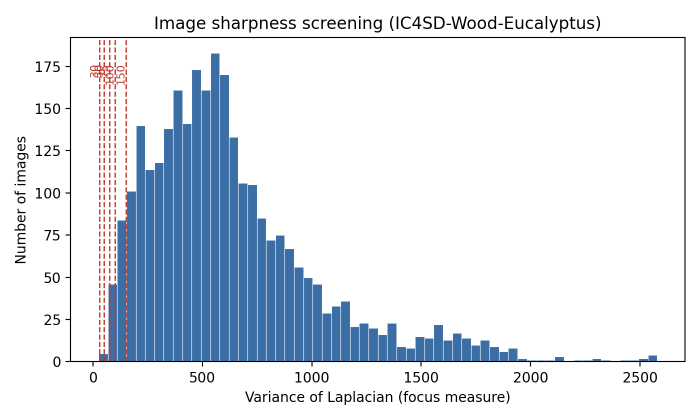
#> input picture laplacian_screening/laplacian_histogram.png, 1400 x 840 px (shown at 1/2 size); its folder holds only this picture in this run
$ python laplacian_screening.py --images-root ../laplacian_screening   (older library calls are emulated)
#> lines starting #> are read from the running program, lines starting #| are printed output that depends on the picture
#!/usr/bin/env python3
"""
laplacian_screening.py
======================
Quantitative image-sharpness (focus) screening for the IC4SD-Wood-Eucalyptus
dataset, produced as objective evidence for the Data in Brief revision
(Reviewer #3: "out-of-focus / poorly surfaced" concern).

For every image it computes the **variance of the Laplacian** (a standard
no-reference focus measure: higher = sharper, lower = blurrier), then reports:
  * overall distribution (mean / std / min / percentiles / max),
  * per-class distribution,
  * how many images fall below a sweep of candidate thresholds,
  * the N lowest-scoring images (so you can eyeball them),
and writes a per-image CSV + a text summary + a histogram PNG.

--------------------------------------------------------------------------
DEPENDENCIES (run once):
    pip install opencv-python pillow numpy pandas matplotlib
--------------------------------------------------------------------------
USAGE (typical):
    python laplacian_screening.py \
        --metadata /path/to/metadata.csv \
        --images-root "/Users/ntkhanh/Work/PTIT/1.Cá nhân/2.Research/2026/Article/DIB/raw_update" \
        --out-dir ./laplacian_screening

Notes on --images-root:
    It must be the folder that CONTAINS the class subfolders referenced by the
    'relative_path' column of metadata.csv (e.g. .../Eucalyptus_camaldulensis/...).
    If your images live under a 'raw/' subfolder, either point --images-root at
    that 'raw/' folder, or add  --path-column raw_path.

If you DON'T have metadata.csv handy, you can skip it and just walk a folder:
    python laplacian_screening.py --images-root <dir_with_png> --no-metadata

Comparability note:
    The variance of the Laplacian scales with image resolution. All images in
    this dataset are 2560x2048, so native computation is comparable across the
    set. The script prints the resolution distribution so you can confirm this;
    if resolutions ever differ, add e.g. --resize-longer 1024 to normalise.
"""

import argparse
import os
import sys
import csv
from concurrent.futures import ProcessPoolExecutor, as_completed

import numpy as np

try:
    import cv2
except ImportError:
    sys.exit("ERROR: OpenCV not found. Run: pip install opencv-python")
try:
    from PIL import Image
except ImportError:
    sys.exit("ERROR: Pillow not found. Run: pip install pillow")


# --------------------------------------------------------------------------- #
# Core focus measure
# --------------------------------------------------------------------------- #
def laplacian_variance(path, resize_longer=0):
    """Return (laplacian_var, width, height) for one image, or (None, ...) on error."""
    try:
        # PIL handles RGB, RGBA, and palette PNGs robustly; convert to 8-bit grayscale.
        with Image.open(path) as im:
            w, h = im.size
            im = im.convert("L")
            if resize_longer and max(w, h) > resize_longer:
                scale = resize_longer / float(max(w, h))
                im = im.resize((max(1, int(w * scale)), max(1, int(h * scale))),
                               Image.BILINEAR)
            arr = np.asarray(im, dtype=np.uint8)
        fm = cv2.Laplacian(arr, cv2.CV_64F).var()
        return float(fm), w, h
    except Exception as e:  # noqa: BLE001
        return None, None, None, str(e)


def _worker(task):
    key, path, resize_longer = task
    res = laplacian_variance(path, resize_longer)
    if res[0] is None:
        return key, path, None, None, None, (res[3] if len(res) > 3 else "unreadable")
    fm, w, h = res
    return key, path, fm, w, h, None


# --------------------------------------------------------------------------- #
# Build the work list
# --------------------------------------------------------------------------- #
def build_tasks_from_metadata(metadata, images_root, path_column, resize_longer):
    tasks, meta = [], {}
    with open(metadata, newline="", encoding="utf-8") as f:
        reader = csv.DictReader(f)
        if path_column not in reader.fieldnames:
            sys.exit(f"ERROR: column '{path_column}' not in metadata. "
                     f"Available: {reader.fieldnames}")
        for row in reader:
            key = row.get("image_id") or row[path_column]
            rel = row[path_column]
            # primary path, with a raw_path fallback if present
            candidates = [os.path.join(images_root, rel)]
            if "raw_path" in row and row["raw_path"]:
                candidates.append(os.path.join(images_root, row["raw_path"]))
            path = next((c for c in candidates if os.path.isfile(c)), candidates[0])
            tasks.append((key, path, resize_longer))
            meta[key] = {
                "class_name": row.get("class_name", ""),
                "split_A": row.get("split", ""),
                "relative_path": rel,
            }
    return tasks, meta


def build_tasks_from_walk(images_root, resize_longer):
    tasks, meta = [], {}
    for dirpath, _, files in os.walk(images_root):
        for fn in files:
            if fn.lower().endswith((".png", ".bmp", ".jpg", ".jpeg", ".tif", ".tiff")):
                path = os.path.join(dirpath, fn)
                key = os.path.relpath(path, images_root)
                tasks.append((key, path, resize_longer))
                # infer class from the top-level folder under images_root
                parts = key.split(os.sep)
                meta[key] = {"class_name": parts[0] if len(parts) > 1 else "",
                             "split_A": "", "relative_path": key}
    return tasks, meta


# --------------------------------------------------------------------------- #
# Reporting
# --------------------------------------------------------------------------- #
def pct(a, q):
    return float(np.percentile(a, q)) if len(a) else float("nan")


def summarise(vals):
    a = np.asarray(vals, dtype=float)
    return {
        "n": int(a.size),
        "mean": float(a.mean()) if a.size else float("nan"),
        "std": float(a.std(ddof=1)) if a.size > 1 else float("nan"),
        "min": float(a.min()) if a.size else float("nan"),
        "p1": pct(a, 1), "p5": pct(a, 5), "p25": pct(a, 25),
        "median": pct(a, 50), "p75": pct(a, 75), "p95": pct(a, 95),
        "max": float(a.max()) if a.size else float("nan"),
    }


def main():
    ap = argparse.ArgumentParser(description="Laplacian-variance sharpness screening.")
    ap.add_argument("--images-root", required=True,
                    help="Folder containing the class subfolders / images.")
    ap.add_argument("--metadata", default=None,
                    help="Path to metadata.csv (gives canonical class_name + paths).")
    ap.add_argument("--no-metadata", action="store_true",
                    help="Ignore metadata and just walk --images-root for images.")
    ap.add_argument("--path-column", default="relative_path",
                    help="Which metadata column holds the image path (default relative_path).")
    ap.add_argument("--out-dir", default="./laplacian_screening")
    ap.add_argument("--thresholds", default="50,100,150,200,300",
                    help="Comma-separated candidate blur thresholds to count below.")
    ap.add_argument("--resize-longer", type=int, default=0,
                    help="Resize longer side to this many px before measuring (0 = native).")
    ap.add_argument("--lowest", type=int, default=25,
                    help="How many lowest-scoring images to list for manual review.")
    ap.add_argument("--workers", type=int, default=max(1, (os.cpu_count() or 2) - 1))
    args = ap.parse_args()

    thresholds = [float(t) for t in args.thresholds.split(",") if t.strip()]
    os.makedirs(args.out_dir, exist_ok=True)

    if args.metadata and not args.no_metadata:
        tasks, meta = build_tasks_from_metadata(
            args.metadata, args.images_root, args.path_column, args.resize_longer)
        print(f"[info] {len(tasks)} images listed from metadata.")
    else:
        tasks, meta = build_tasks_from_walk(args.images_root, args.resize_longer)
        print(f"[info] {len(tasks)} images found by walking {args.images_root}.")

    if not tasks:
        sys.exit("ERROR: no images to process. Check --images-root / --path-column.")

    # Compute (parallel)
    results, errors = [], []
    with ProcessPoolExecutor(max_workers=args.workers) as ex:
        futs = [ex.submit(_worker, t) for t in tasks]
#> in laplacian_variance, im is the input picture: PIL image 1400x840 RGBA; mean R, G, B, A 221.5, 228, 235.8, 255
#> in laplacian_variance, `im = im.convert("L")`:
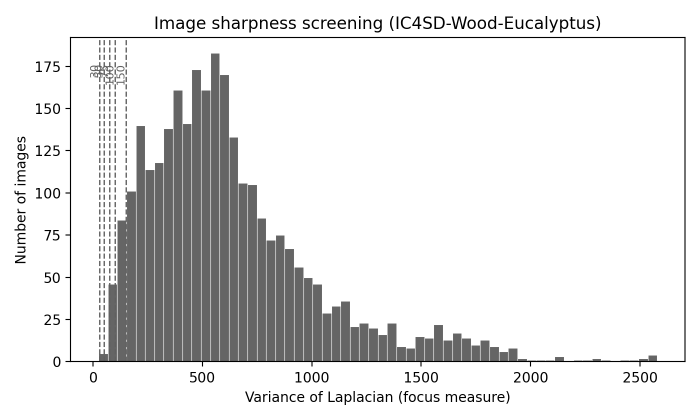
#> im: PIL image 1400x840 L (shown at 1/2 size); min 0, max 255, mean 226.9
#> in laplacian_variance, `fm = cv2.Laplacian(arr, cv2.CV_64F).var()`: fm = 2564.6
#> in _worker, `res = laplacian_variance(path, resize_longer)`: res = (2564.6, 1400, 840)
#> in _worker, `fm, w, h = res`: fm = 2564.6; w = 1400; h = 840
#> futs = 1 item
        for i, fut in enumerate(as_completed(futs), 1):
            key, path, fm, w, h, err = fut.result()
            if err or fm is None:
                errors.append((key, path, err))
            else:
                m = meta.get(key, {})
                results.append({
                    "image_id": key, "class_name": m.get("class_name", ""),
                    "split_A": m.get("split_A", ""), "width": w, "height": h,
                    "laplacian_var": fm, "relative_path": m.get("relative_path", key),
                    "path": path,
                })
            if i % 500 == 0:
                print(f"  ...{i}/{len(tasks)} processed")
#> this loop made 1 pass
#> (i, key, fm, w, h) on pass 1: (1, 'laplacian_histogram.png', 2564.6, 1400, 840)
#> after the loop, errors = []; results = 1 item

    if not results:
        sys.exit("ERROR: every image failed to load. Check the paths.")

    # ---- per-image CSV ----
    per_image_csv = os.path.join(args.out_dir, "laplacian_per_image.csv")
    fields = ["image_id", "class_name", "split_A", "width", "height", "laplacian_var", "relative_path", "path"]
    with open(per_image_csv, "w", newline="", encoding="utf-8") as f:
        wr = csv.DictWriter(f, fieldnames=fields)
        wr.writeheader()
        for r in sorted(results, key=lambda x: x["laplacian_var"]):
            wr.writerow(r)
#> this loop made 1 pass

    vals = [r["laplacian_var"] for r in results]
#> vals = [2564.6]
    overall = summarise(vals)
#> overall = 11 items

    # ---- resolution distribution ----
    from collections import Counter
    res_dist = Counter((r["width"], r["height"]) for r in results)
#> res_dist = {(1400, 840): 1}

    # ---- per-class ----
    by_class = {}
    for r in results:
        by_class.setdefault(r["class_name"], []).append(r["laplacian_var"])
#> after the loop, by_class = {'': [2564.6]}
    per_class = {c: summarise(v) for c, v in by_class.items()}
#> per_class = 1 item

    # ---- threshold counts ----
    a = np.asarray(vals)
#> a = [2564.6]
    thr_counts = [(t, int((a < t).sum()), 100.0 * (a < t).mean()) for t in thresholds]
#> thr_counts = [(50, 0, 0), (100, 0, 0), (150, 0, 0), (200, 0, 0), (300, 0, 0)]

    # ---- write summary ----
    summary_txt = os.path.join(args.out_dir, "laplacian_summary.txt")
    lines = []
    lines.append("Laplacian-variance sharpness screening")
    lines.append("=" * 50)
    lines.append(f"Images measured : {overall['n']}")
    lines.append(f"Unreadable/errors: {len(errors)}")
    lines.append(f"Resize longer side: {args.resize_longer or 'native'}")
    lines.append("")
    lines.append("Resolution distribution (W x H : count):")
    for (w, h), c in sorted(res_dist.items(), key=lambda x: -x[1]):
        lines.append(f"  {w} x {h} : {c}")
#> this loop made 1 pass
#> (w, h, c) on pass 1: (1400, 840, 1)
#> after the loop, lines = 8 items
    lines.append("")
    lines.append("Overall distribution of Laplacian variance:")
    for k in ["mean", "std", "min", "p1", "p5", "p25", "median", "p75", "p95", "max"]:
        lines.append(f"  {k:>7} : {overall[k]:.2f}")
#> after the loop, lines = 20 items
    lines.append("")
    lines.append("Images below candidate thresholds:")
    for t, n, p in thr_counts:
        lines.append(f"  < {t:>6.0f} : {n:>4d} images ({p:.2f}%)")
#> this loop made 5 passes
#> t on passes 1 to 5: 50, 100, 150, 200, 300
#> after the loop, lines = 27 items
    lines.append("")
    lines.append("Per-class (n | min | median | mean):")
    for c in sorted(per_class):
        s = per_class[c]
        lines.append(f"  {c:28s} n={s['n']:<4d} min={s['min']:8.1f} "
                     f"median={s['median']:8.1f} mean={s['mean']:8.1f}")
#> this loop made 1 pass
#> c on pass 1: ''
#> after the loop, lines = 30 items
    lines.append("")
    lines.append(f"{args.lowest} lowest-scoring images (inspect these manually):")
    for r in sorted(results, key=lambda x: x["laplacian_var"])[:args.lowest]:
        lines.append(f"  {r['laplacian_var']:9.1f}  {r['class_name']:24s} "
                     f"{r.get('relative_path', r['image_id'])}")
#> after the loop, lines = 33 items
    if errors:
        lines.append("")
        lines.append("Errors:")
        for key, path, err in errors[:50]:
            lines.append(f"  {key}: {err} ({path})")

    text = "\n".join(lines)
    with open(summary_txt, "w", encoding="utf-8") as f:
        f.write(text + "\n")
    print("\n" + text)
#> (printed output is left out)

    # ---- histogram ----
    try:
        import matplotlib
        matplotlib.use("Agg")
        import matplotlib.pyplot as plt
        fig, ax = plt.subplots(figsize=(7, 4.2))
        ax.hist(vals, bins=60, color="#3b6ea5", edgecolor="white", linewidth=0.4)
        for t in thresholds:
            ax.axvline(t, color="#c0392b", linestyle="--", linewidth=1)
            ax.text(t, ax.get_ylim()[1] * 0.92, f"{t:.0f}", rotation=90,
                    va="top", ha="right", fontsize=8, color="#c0392b")
        ax.set_xlabel("Variance of Laplacian (focus measure)")
        ax.set_ylabel("Number of images")
        ax.set_title("Image sharpness screening (IC4SD-Wood-Eucalyptus)")
        fig.tight_layout()
        hist_png = os.path.join(args.out_dir, "laplacian_histogram.png")
        fig.savefig(hist_png, dpi=200)
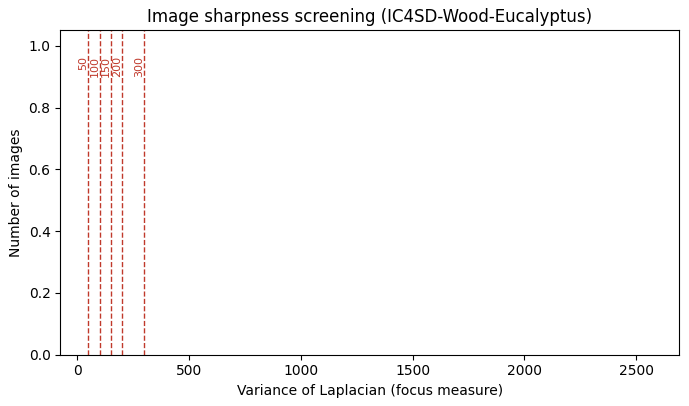
#> figure drawn by matplotlib, 1 panel; tallest bar 1 high, from x = 2564.6 to 2564.6
        print(f"\n[info] histogram -> {hist_png}")
    except Exception as e:  # noqa: BLE001
        print(f"[warn] histogram skipped ({e})")

    print(f"[info] per-image CSV -> {per_image_csv}")
    print(f"[info] summary       -> {summary_txt}")
    print("\nSend me laplacian_summary.txt and I will fill the [PENDING] "
          "screening paragraph in the DIB manuscript to match the paper's style.")


if __name__ == "__main__":
    main()
